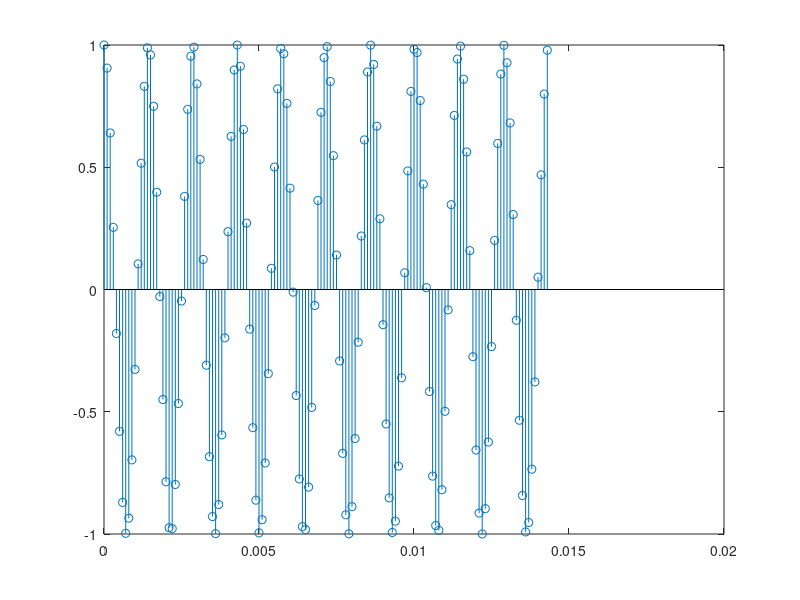
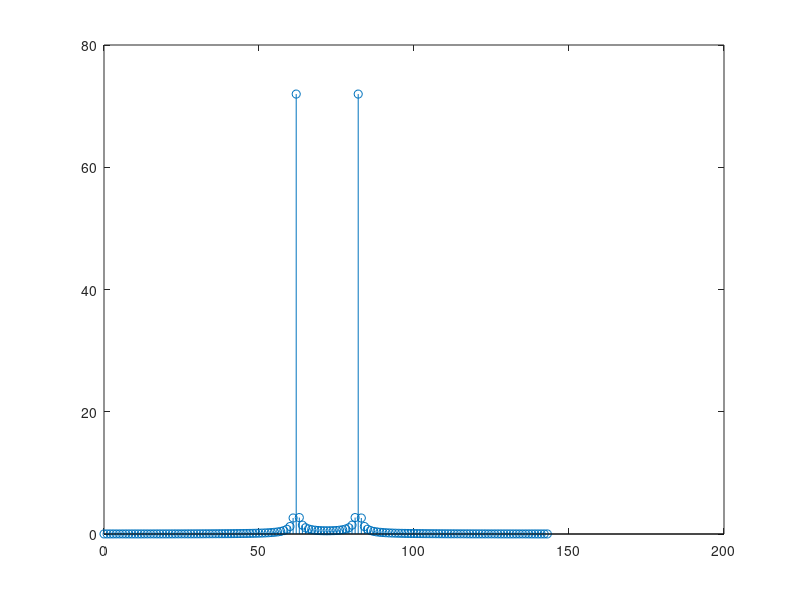

These charts were generated, in order, by the following MATLAB code: (Note: this script raises an error after producing the figures.)
clear all
fs=10000;
f=697;
T=1/fs;
t=[0:T:10/f];
input=cos(2*pi*f.*t);
figure(1);
stem(t,input);
output=fftshift(fft(input));
figure(2);
stem([0:length(input)-1],abs(output));
%stem(linspace(-fs/2,fs/2,length(t)),abs(output));
N=length(input);
x=zeros(1,N);
for k=[1:N]
x(k)=compute_yk(N,input,N,k);
end
figure(3)
stem(abs(x));


